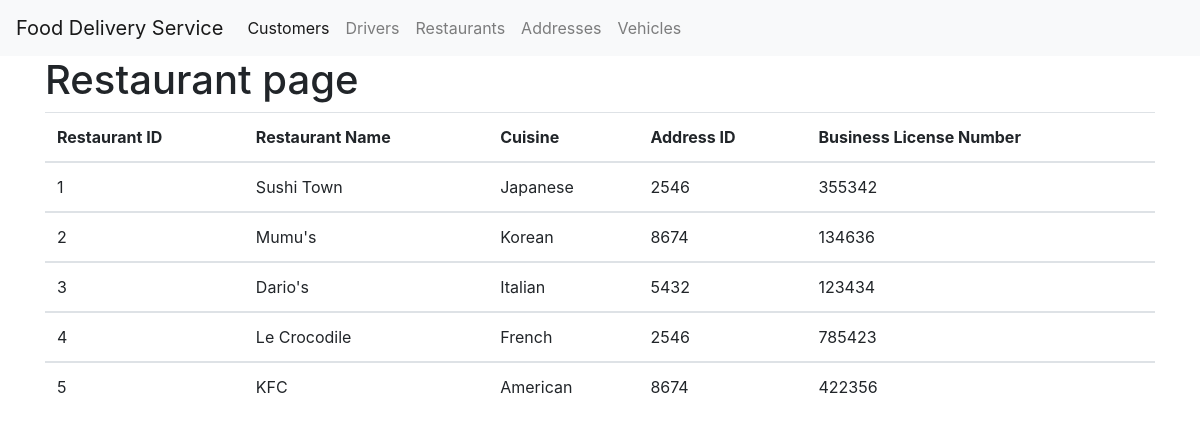
The app's page /restaurants with its own data.
### tables this page shows
CREATE TABLE Restaurant (
    restaurant_id integer,
	restaurant_name char(20),
	cuisine char(20),
	address_id integer,
	business_license_number integer,
	PRIMARY KEY (restaurant_id),
	FOREIGN KEY (address_id) REFERENCES Address
);

### app.py (the view)
@app.route('/restaurants')
def restaurants():
    db_conn = sqlite3.connect("food_delivery.db")
    cur = db_conn.cursor()
    tableData =  table("Restaurant")
    db_conn.close()
    return render_template('restaurants.html', tableData = tableData)

### app.py (called while the page is built)
def select_table(table: str, attributes: str) -> str:
    db_conn = sqlite3.connect("food_delivery.db")
    cur = db_conn.cursor()
    out = []
    for row in cur.execute(f"SELECT {attributes} FROM {table}"):
        out.append(row)
    return out

@app.route("/tables/<tablename>", methods=['GET'])
def table(tablename: str):
    attributes = request.args.get("attributes")
    if attributes is None:
        attributes = "*"
    return select_table(tablename, attributes)

### templates/restaurants.html
{% extends 'base.html' %}
{% block content %}
    <h1>Restaurant page</h1>
    <div>
    <table class="table">
        <thead>
        <tr>
            <th scope="col">Restaurant ID</th>
            <th scope="col">Restaurant Name</th>
            <th scope="col">Cuisine</th>
            <th scope="col">Address ID</th>
            <th scope="col">Business License Number</th>
        </tr>
        </thead>
        {% for user in tableData %}
        <tbody>
        <td>{{ user[0] }} </td>
        <td>{{ user[1] }} </td>
        <td>{{ user[2] }} </td>
        <td>{{ user[3] }} </td>
        <td>{{ user[4] }} </td>
        </tbody>
        {% endfor %}
    </table>
    </div>
{% endblock %}

### records on screen
Restaurant: restaurant_id "1", restaurant_name "Sushi Town", cuisine "Japanese", address "2546", business_license_number "355342"
Restaurant: restaurant_id "2", restaurant_name "Mumu's", cuisine "Korean", address "8674", business_license_number "134636"
Restaurant: restaurant_id "3", restaurant_name "Dario's", cuisine "Italian", address "5432", business_license_number "123434"
Restaurant: restaurant_id "4", restaurant_name "Le Crocodile", cuisine "French", address "2546", business_license_number "785423"
Restaurant: restaurant_id "5", restaurant_name "KFC", cuisine "American", address "8674", business_license_number "422356"
